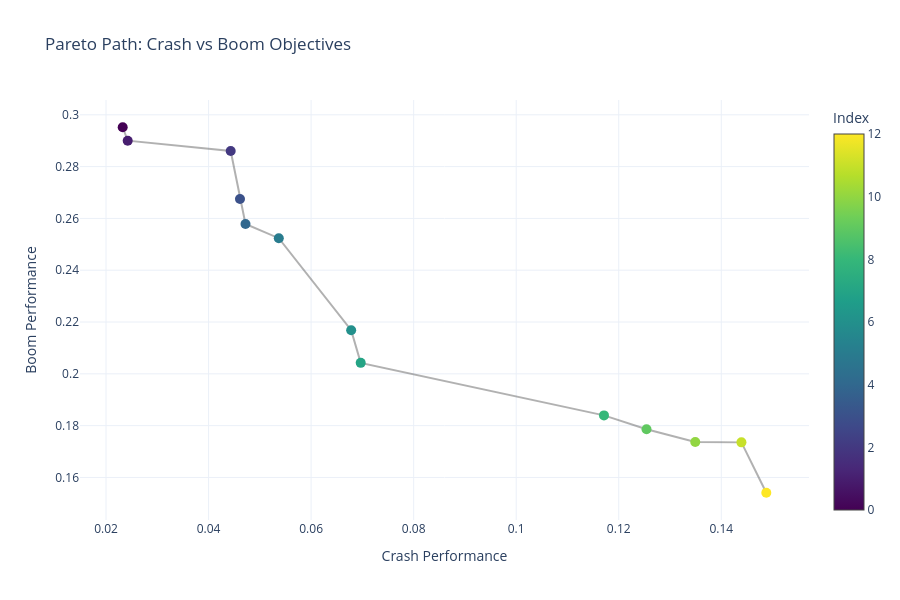

Notebook source saved alongside this figure:
### Code cell
import plotly.graph_objects as go
import pandas as pd

df_stars = pd.read_csv('../temp/stars.csv')


# Assuming df_stars is your dataframe
# df_stars = pd.DataFrame({'myindex': ..., 'crash': ..., 'boom': ...})

# Ensure the dataframe is sorted by myindex to prevent "random jumps"
df_plot = df_stars.sort_values('myindex')

fig = go.Figure()

fig.add_trace(go.Scatter(
    x=df_plot['crash'],
    y=df_plot['boom'],
    mode='lines+markers',
    name='Pareto Path',
    marker=dict(
        size=10,
        color=df_plot['myindex'], # Color code by index for visual flow
        colorscale='Viridis',
        showscale=True,
        colorbar=dict(title="Index")
    ),
    line=dict(width=2, color='rgba(100, 100, 100, 0.5)'),
    # Hover configuration
    customdata=df_plot[['myindex', 'crash', 'boom']],
    hovertemplate=(
        "<b>Index:</b> %{customdata[0]}<br>" +
        "<b>Crash:</b> %{customdata[1]:.4f}<br>" +
        "<b>Boom:</b> %{customdata[2]:.4f}<br>" +
        "<extra></extra>" # Removes the secondary trace name box
    )
))

fig.update_layout(
    title="Pareto Path: Crash vs Boom Objectives",
    xaxis_title="Crash Performance",
    yaxis_title="Boom Performance",
    hovermode="closest",
    template="plotly_white",
    width=900,
    height=600
)

fig.show()

### Figure 1 — Plotly figure (JSON) as saved in the notebook; plotly's stock layout.template omitted (floating-point values rounded to 4 significant figures)
{"data": [{"customdata": [[0.0, 0.02325, 0.2952], [1.0, 0.02423, 0.29], [2.0, 0.04431, 0.286], [3.0, 0.04612, 0.2675], [4.0, 0.0472, 0.2579], [5.0, 0.05369, 0.2524], [6.0, 0.06781, 0.2169], [7.0, 0.06967, 0.2042], [8.0, 0.1171, 0.184], [9.0, 0.1254, 0.1786], [10.0, 0.1349, 0.1737], [11.0, 0.1439, 0.1735], [12.0, 0.1488, 0.1541]], "hovertemplate": "<b>Index:</b> %{customdata[0]}<br><b>Crash:</b> %{customdata[1]:.4f}<br><b>Boom:</b> %{customdata[2]:.4f}<br><extra></extra>", "line": {"color": "rgba(100, 100, 100, 0.5)", "width": 2}, "marker": {"color": [0, 1, 2, 3, 4, 5, 6, 7, 8, 9, 10, 11, 12], "colorbar": {"title": {"text": "Index"}}, "colorscale": [[0, "#440154"], [0.1111, "#482878"], [0.2222, "#3e4989"], [0.3333, "#31688e"], [0.4444, "#26828e"], [0.5556, "#1f9e89"], [0.6667, "#35b779"], [0.7778, "#6ece58"], [0.8889, "#b5de2b"], [1, "#fde725"]], "showscale": true, "size": 10}, "mode": "lines+markers", "name": "Pareto Path", "type": "scatter", "x": [0.02325, 0.02423, 0.04431, 0.04612, 0.0472, 0.05369, 0.06781, 0.06967, 0.1171, 0.1254, 0.1349, 0.1439, 0.1488], "y": [0.2952, 0.29, 0.286, 0.2675, 0.2579, 0.2524, 0.2169, 0.2042, 0.184, 0.1786, 0.1737, 0.1735, 0.1541]}], "layout": {"height": 600, "hovermode": "closest", "title": {"text": "Pareto Path: Crash vs Boom Objectives"}, "width": 900, "xaxis": {"title": {"text": "Crash Performance"}}, "yaxis": {"title": {"text": "Boom Performance"}}}}
